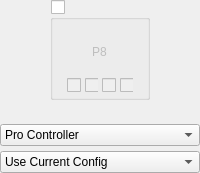
            <widget class="QWidget" name="widgetPlayer8" native="true">
             <layout class="QVBoxLayout" name="verticalLayout_26">
              <property name="spacing">
               <number>5</number>
              </property>
              <property name="leftMargin">
               <number>0</number>
              </property>
              <property name="topMargin">
               <number>0</number>
              </property>
              <property name="rightMargin">
               <number>0</number>
              </property>
              <property name="bottomMargin">
               <number>0</number>
              </property>
              <item alignment="Qt::AlignHCenter">
               <widget class="QGroupBox" name="groupPlayer8Connected">
                <property name="minimumSize">
                 <size>
                  <width>100</width>
                  <height>100</height>
                 </size>
                </property>
                <property name="maximumSize">
                 <size>
                  <width>100</width>
                  <height>100</height>
                 </size>
                </property>
                <property name="title">
                 <string/>
                </property>
                <property name="checkable">
                 <bool>true</bool>
                </property>
                <property name="checked">
                 <bool>false</bool>
                </property>
                <layout class="QVBoxLayout" name="verticalLayout_11" stretch="1,0">
                 <property name="spacing">
                  <number>7</number>
                 </property>
                 <property name="leftMargin">
                  <number>14</number>
                 </property>
                 <property name="topMargin">
                  <number>7</number>
                 </property>
                 <property name="rightMargin">
                  <number>14</number>
                 </property>
                 <property name="bottomMargin">
                  <number>4</number>
                 </property>
                 <item>
                  <widget class="QWidget" name="controllerPlayer8" native="true">
                   <property name="styleSheet">
                    <string notr="true"/>
                   </property>
                   <layout class="QVBoxLayout" name="verticalLayout_19">
                    <property name="topMargin">
                     <number>16</number>
                    </property>
                    <item alignment="Qt::AlignHCenter|Qt::AlignVCenter">
                     <widget class="QLabel" name="labelPlayer8">
                      <property name="text">
                       <string>P8</string>
                      </property>
                     </widget>
                    </item>
                   </layout>
                  </widget>
                 </item>
                 <item alignment="Qt::AlignHCenter">
                  <widget class="QWidget" name="Player8LEDs" native="true">
                   <property name="enabled">
                    <bool>false</bool>
                   </property>
                   <property name="minimumSize">
                    <size>
                     <width>0</width>
                     <height>10</height>
                    </size>
                   </property>
                   <layout class="QHBoxLayout" name="horizontalLayout_14">
                    <property name="spacing">
                     <number>4</number>
                    </property>
                    <property name="leftMargin">
                     <number>0</number>
                    </property>
                    <property name="topMargin">
                     <number>0</number>
                    </property>
                    <property name="rightMargin">
                     <number>0</number>
                    </property>
                    <property name="bottomMargin">
                     <number>0</number>
                    </property>
                    <item>
                     <widget class="QCheckBox" name="checkboxPlayer8LED1"/>
                    </item>
                    <item>
                     <widget class="QCheckBox" name="checkboxPlayer8LED2"/>
                    </item>
                    <item>
                     <widget class="QCheckBox" name="checkboxPlayer8LED3"/>
                    </item>
                    <item>
                     <widget class="QCheckBox" name="checkboxPlayer8LED4"/>
                    </item>
                   </layout>
                  </widget>
                 </item>
                </layout>
               </widget>
              </item>
              <item>
               <widget class="QWidget" name="Player8Explain" native="true">
                <property name="minimumSize">
                 <size>
                  <width>0</width>
                  <height>10</height>
                 </size>
                </property>
                <property name="maximumSize">
                 <size>
                  <width>150</width>
                  <height>16777215</height>
                 </size>
                </property>
                <layout class="QVBoxLayout" name="verticalLayout_35">
                 <property name="spacing">
                  <number>0</number>
                 </property>
                 <property name="leftMargin">
                  <number>0</number>
                 </property>
                 <property name="topMargin">
                  <number>0</number>
                 </property>
                 <property name="rightMargin">
                  <number>0</number>
                 </property>
                 <property name="bottomMargin">
                  <number>0</number>
                 </property>
                 <item>
                  <widget class="QLabel" name="labelPlayer8Explain">
                   <property name="alignment">
                    <set>Qt::AlignCenter</set>
                   </property>
                  </widget>
                 </item>
                </layout>
               </widget>
              </item>
              <item>
               <widget class="UIControls::ComboBox" name="comboPlayer8Emulated">
                <item>
                 <property name="text">
                  <string>Pro Controller</string>
                 </property>
                </item>
                <item>
                 <property name="text">
                  <string>Dual Joycons</string>
                 </property>
                </item>
                <item>
                 <property name="text">
                  <string>Left Joycon</string>
                 </property>
                </item>
                <item>
                 <property name="text">
                  <string>Right Joycon</string>
                 </property>
                </item>
               </widget>
              </item>
              <item>
               <widget class="UIControls::ComboBox" name="comboPlayer8Profile">
                <item>
                 <property name="text">
                  <string>Use Current Config</string>
                 </property>
                </item>
               </widget>
              </item>
             </layout>
            </widget>
